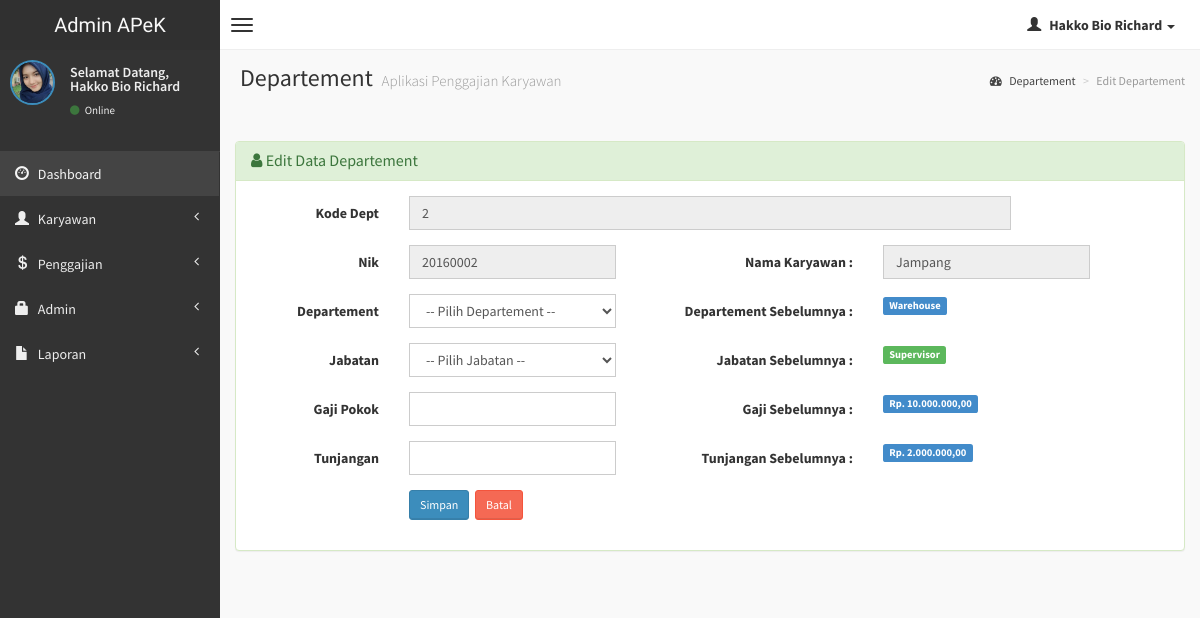
Screenshot of /admin/edit-departement.php?hal=edit&kd_dept=2 (signed in) with the database file from the repository.
### tables this page shows
CREATE TABLE `departemen` (
  `kd_dept` int(10) NOT NULL,
  `nik` varchar(10) NOT NULL,
  `departemen` varchar(20) NOT NULL,
  `jabatan` varchar(15) NOT NULL,
  `gaji_pokok` int(10) NOT NULL,
  `tunjangan` int(10) NOT NULL
);

CREATE TABLE `karyawan` (
  `nik` varchar(10) NOT NULL,
  `departemen` varchar(20) NOT NULL,
  `nama` varchar(50) NOT NULL,
  `alamat` varchar(150) NOT NULL,
  `gender` tinyint(1) NOT NULL,
  `no_hp` varchar(15) NOT NULL,
  `status` enum('tetap','kontrak','magang','outsource') NOT NULL,
  `gaji_pokok` int(225) NOT NULL,
  `tunjangan` int(225) NOT NULL
);

### admin/edit-departement.php (the view, shortened to what this page needs)
<?php
if (empty($_SESSION['username'])){
	header('location:../index.php');
} else {
?>
<!DOCTYPE html>
<html>
    <head>
        <link href="../dist/css/bootstrap.css" rel="stylesheet" type="text/css" />
        <link href="//cdnjs.cloudflare.com/ajax/libs/font-awesome/4.1.0/css/font-awesome.min.css" rel="stylesheet" type="text/css" />
        <link href="//code.ionicframework.com/ionicons/1.5.2/css/ionicons.min.css" rel="stylesheet" type="text/css" />
        <link href="../css/morris/morris.css" rel="stylesheet" type="text/css" />
        <link href="../css/jvectormap/jquery-jvectormap-1.2.2.css" rel="stylesheet" type="text/css" />
        <link href="../css/datepicker/datepicker3.css" rel="stylesheet" type="text/css" />
        <link href="../css/daterangepicker/daterangepicker-bs3.css" rel="stylesheet" type="text/css" />
        <link href="../css/bootstrap-wysihtml5/bootstrap3-wysihtml5.min.css" rel="stylesheet" type="text/css" />
        <link href="../css/AdminLTE.css" rel="stylesheet" type="text/css" />
        <link rel="stylesheet" href="datatables/dataTables.bootstrap.css"/>
    </head>
    <body class="skin-black">
        <header class="header">
            <a href="index.php" class="logo">
                Admin APeK
            </a>
            <nav class="navbar navbar-static-top" role="navigation">
                <a href="#" class="navbar-btn sidebar-toggle" data-toggle="offcanvas" role="button">
                    <span class="icon-bar"></span>
                    <span class="icon-bar"></span>
                    <span class="icon-bar"></span>
                </a>
                <div class="navbar-right">
                    <ul class="nav navbar-nav">
                        <li class="dropdown user user-menu">
                            <a href="#" class="dropdown-toggle" data-toggle="dropdown">
                                <i class="glyphicon glyphicon-user"></i>
                                <span><?php echo $_SESSION['fullname']; ?> <i class="caret"></i></span>
                            </a>
<?php } ?>
                        </li>
                    </ul>
                </div>
            </nav>
        </header>
        <div class="wrapper row-offcanvas row-offcanvas-left">
            <aside class="left-side sidebar-offcanvas">
                <section class="sidebar">
                    <div class="user-panel">
                        <div class="pull-left image">
                            <img src="<?php echo $_SESSION['gambar']; ?>" class="img-circle" alt="User Image" style="border: 2px solid #3C8DBC;" />
                        </div>
                        <div class="pull-left info">
                            <p>Selamat Datang,<br /><?php echo $_SESSION['fullname']; ?></p>
                            <a href="#"><i class="fa fa-circle text-success"></i> Online</a>
                        </div>
                    </div>
                    <?php include "menu.php"; ?>
                </section>
            </aside>
            <aside class="right-side">
                <section class="content-header">
                    <h1>
                        Departement
                        <small>Aplikasi Penggajian Karyawan</small>
                    </h1>
                    <ol class="breadcrumb">
                        <li><a href="#"><i class="fa fa-dashboard"></i> Departement</a></li>
                        <li class="active">Edit Departement</li>
                    </ol>
                </section>
                <section class="content">
                <?php
            $kd = $_GET['kd_dept'];
			$sql = mysqli_query($koneksi, "SELECT * FROM departemen WHERE kd_dept='$kd'");
			if(mysqli_num_rows($sql) == 0){
				header("Location: department.php");
			}else{
				$row = mysqli_fetch_assoc($sql);
			}
			?>
                    <br />
                    <div class="row">
                        <div class="col-lg-12">
                        <div class="panel panel-success">
                        <div class="panel-heading">
                        <h3 class="panel-title"><i class="fa fa-user"></i> Edit Data Departement </h3>
                        </div>
                        <div class="panel-body">
                  <div class="form-panel">
                      <form class="form-horizontal style-form" action="" method="post" enctype="multipart/form-data" name="form1" id="form1">
                          <div class="form-group">
                              <label class="col-sm-2 col-sm-2 control-label">Kode Dept</label>
                              <div class="col-sm-8">
                                  <input name="kd_dept" type="text" id="kd_dept" value="<?php echo $row['kd_dept']; ?>" class="form-control" autofocus="on" readonly="readonly" />
                              </div>
                          </div>
                          <div class="form-group">
                              <label class="col-sm-2 col-sm-2 control-label">Nik</label>
                              <div class="col-sm-3">
                              <input name="nik" type="text" id="nik" value="<?php echo $row['nik']; $coba = $row['nik']; ?>" class="form-control" autofocus="on" readonly="readonly" />
                              </div>
                              <label class="col-sm-3 col-sm-3 control-label">Nama Karyawan : </label>
                              <?php
                              $nik = $coba;
                              $query1="SELECT * FROM  karyawan where nik='$nik'";
                              $tampil=mysqli_query($koneksi, $query1) or die(mysqli_error());
                              while($data=mysqli_fetch_array($tampil))
                              { ?>
                              <div class="col-sm-3">
                              <input name="" type="text" id="" value="<?php echo $data['nama']; ?>" class="form-control" autofocus="on" readonly="readonly" />
                              </div>
                              <?php } ?>
                          </div>
                          <div class="form-group">
                              <label class="col-sm-2 col-sm-2 control-label">Departement</label>
                              <div class="col-sm-3">
                            <select name="departemen" class="form-control" required>
							<option value=""> -- Pilih Departement -- </option>
						    </select>
                              </div>
                              <label class="col-sm-3 col-sm-3 control-label">Departement Sebelumnya : </label>
                              <div class="col-sm-3">
                              <span class="label label-primary"><?php echo $row['departemen'];  ?></span>
                              </div>
                          </div>
                          <div class="form-group">
                              <label class="col-sm-2 col-sm-2 control-label">Jabatan</label>
                              <div class="col-sm-3">
                            <select name="jabatan" class="form-control" required>
							<option value=""> -- Pilih Jabatan -- </option>
						    </select>
                            </div>
                            <label class="col-sm-3 col-sm-3 control-label">Jabatan Sebelumnya : </label>
                              <div class="col-sm-3">
                              <span class="label label-success"><?php echo $row['jabatan'];?></span>
                              </div>
                          </div>
                          <div class="form-group">
                              <label class="col-sm-2 col-sm-2 control-label">Gaji Pokok</label>
                              <div class="col-sm-3">
                                  <input name="gaji_pokok" type="text" id="gaji_pokok" class="form-control" />
                              </div>
                              <label class="col-sm-3 col-sm-3 control-label">Gaji Sebelumnya : </label>
                              <div class="col-sm-3">
                              <span class="label label-primary">Rp. <?php echo number_format($row['gaji_pokok'],2,",",".");?></span>
                              </div>
                          </div>
                          <div class="form-group">
                              <label class="col-sm-2 col-sm-2 control-label">Tunjangan</label>
                              <div class="col-sm-3">
                                  <input name="tunjangan" type="text" id="tunjangan" class="form-control" />
                              </div>
                              <label class="col-sm-3 col-sm-3 control-label">Tunjangan Sebelumnya : </label>
                              <div class="col-sm-3">
                              <span class="label label-primary">Rp. <?php echo number_format($row['tunjangan'],2,",",".");?></span>
                              </div>
                          </div>
                          <div class="form-group">
                              <label class="col-sm-2 col-sm-2 control-label"></label>
                              <div class="col-sm-10">
                                  <input type="submit" name="update" value="Simpan" class="btn btn-sm btn-primary" />&nbsp;
	                              <a href="department.php" class="btn btn-sm btn-danger">Batal </a>
                              </div>
                          </div>
                      </form>
                  </div>
                  </div>
                  </div>
          		</div>
                    </div>
                </section>
            </aside>
        </div>
    </body>
</html>

### rows the page displays
departemen: kd_dept "2", nik "20160002", departemen "Warehouse", jabatan "Supervisor", gaji_pokok "10.000.000,00", tunjangan "2.000.000,00"
karyawan: nama "Jampang"

### other values shown
$_SESSION['fullname'] "Hakko Bio Richard"
